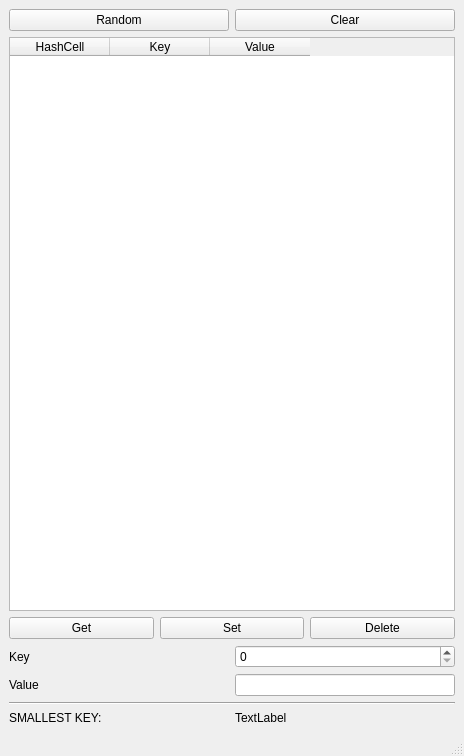
<?xml version="1.0" encoding="UTF-8"?>
<ui version="4.0">
 <class>MainWindow</class>
 <widget class="QMainWindow" name="MainWindow">
  <property name="geometry">
   <rect>
    <x>0</x>
    <y>0</y>
    <width>464</width>
    <height>756</height>
   </rect>
  </property>
  <property name="windowTitle">
   <string>MainWindow</string>
  </property>
  <widget class="QWidget" name="centralwidget">
   <layout class="QGridLayout" name="gridLayout">
    <item row="6" column="1">
     <widget class="QSpinBox" name="key">
      <property name="maximum">
       <number>999999999</number>
      </property>
     </widget>
    </item>
    <item row="0" column="0">
     <widget class="QPushButton" name="randBtn">
      <property name="text">
       <string>Random</string>
      </property>
     </widget>
    </item>
    <item row="8" column="0" colspan="2">
     <widget class="Line" name="line">
      <property name="orientation">
       <enum>Qt::Horizontal</enum>
      </property>
     </widget>
    </item>
    <item row="0" column="1">
     <widget class="QPushButton" name="clearBtn">
      <property name="text">
       <string>Clear</string>
      </property>
     </widget>
    </item>
    <item row="6" column="0">
     <widget class="QLabel" name="label_3">
      <property name="text">
       <string>Key</string>
      </property>
     </widget>
    </item>
    <item row="7" column="1">
     <widget class="QLineEdit" name="value"/>
    </item>
    <item row="1" column="0" colspan="2">
     <widget class="QTableWidget" name="entries">
      <property name="sizePolicy">
       <sizepolicy hsizetype="Expanding" vsizetype="Expanding">
        <horstretch>1</horstretch>
        <verstretch>0</verstretch>
       </sizepolicy>
      </property>
      <property name="editTriggers">
       <set>QAbstractItemView::NoEditTriggers</set>
      </property>
      <property name="selectionMode">
       <enum>QAbstractItemView::NoSelection</enum>
      </property>
      <column>
       <property name="text">
        <string>HashCell</string>
       </property>
      </column>
      <column>
       <property name="text">
        <string>Key</string>
       </property>
      </column>
      <column>
       <property name="text">
        <string>Value</string>
       </property>
      </column>
     </widget>
    </item>
    <item row="7" column="0">
     <widget class="QLabel" name="label_4">
      <property name="text">
       <string>Value</string>
      </property>
     </widget>
    </item>
    <item row="2" column="0" colspan="2">
     <layout class="QHBoxLayout" name="horizontalLayout">
      <item>
       <widget class="QPushButton" name="getBtn">
        <property name="text">
         <string>Get</string>
        </property>
       </widget>
      </item>
      <item>
       <widget class="QPushButton" name="setBtn">
        <property name="text">
         <string>Set</string>
        </property>
       </widget>
      </item>
      <item>
       <widget class="QPushButton" name="delBtn">
        <property name="text">
         <string>Delete</string>
        </property>
       </widget>
      </item>
     </layout>
    </item>
    <item row="9" column="0">
     <widget class="QLabel" name="label">
      <property name="text">
       <string>SMALLEST KEY:</string>
      </property>
     </widget>
    </item>
    <item row="9" column="1">
     <widget class="QLabel" name="smalles">
      <property name="text">
       <string>TextLabel</string>
      </property>
     </widget>
    </item>
   </layout>
  </widget>
  <widget class="QMenuBar" name="menubar">
   <property name="geometry">
    <rect>
     <x>0</x>
     <y>0</y>
     <width>464</width>
     <height>22</height>
    </rect>
   </property>
  </widget>
  <widget class="QStatusBar" name="statusbar"/>
 </widget>
 <resources/>
 <connections/>
</ui>
